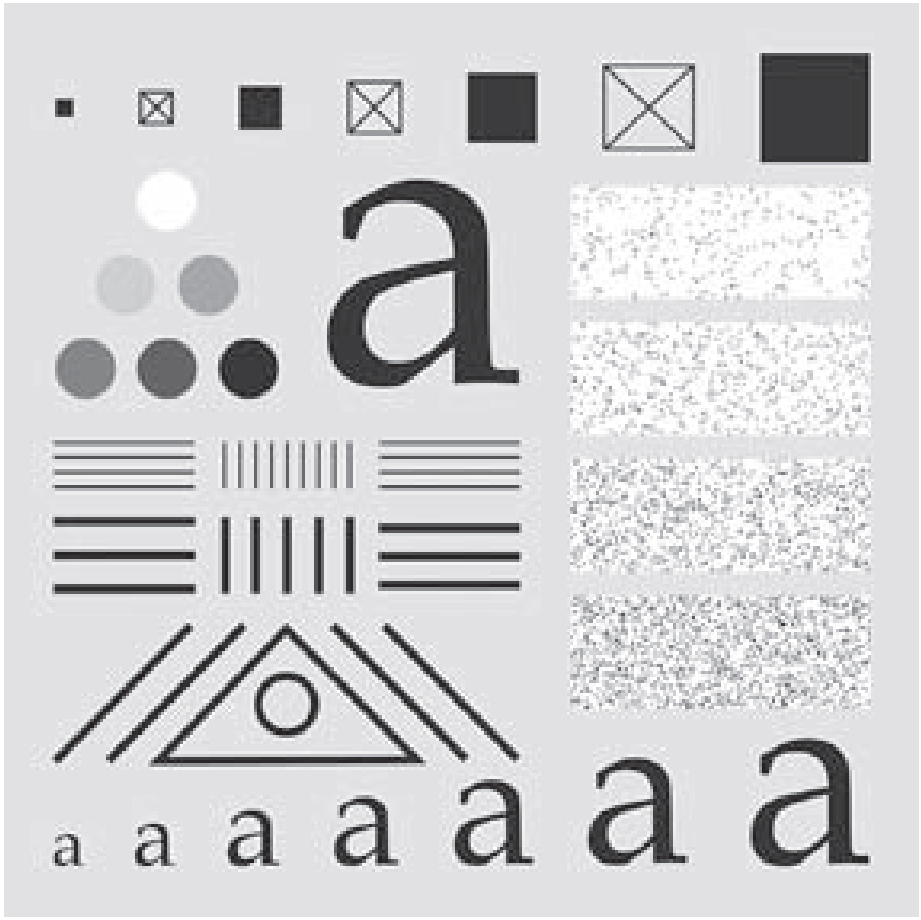
//> input picture Image/Screenshot 2025-05-15 001732.png, 921 x 920 px
$ ./Resize1   (built with g++ and OpenCV 4)
//> lines starting //> are read from the running program, lines starting //| are printed output that depends on the picture; after the words box and inside, x2 and y2 are one past the last pixel; in counts of white or black regions, pixels touching at a corner belong together
#include <opencv2/opencv.hpp>
#include <iostream>

using namespace cv;
using namespace std;

int main()
{
    // Đọc ảnh màu
    Mat img = imread("D:/FresherXavisTech/Image/Screenshot 2025-05-15 001732.png", IMREAD_GRAYSCALE);
//> img: 920 rows x 921 cols, CV_8UC1; min 34, max 255, mean 209.4
    if (img.empty()) {
        cout << "Cannot open the image!" << endl;
        return -1;
    }

    // Giảm kích thước ảnh: N/2 và N/4
    Mat img_half, img_quarter, imgUp;
    pyrDown(img, img_half);       // N/2
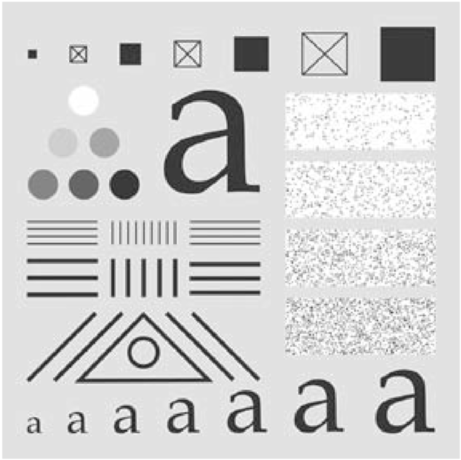
//> img_half: 460 rows x 461 cols, CV_8UC1; min 34, max 255, mean 209.4
    pyrDown(img_half, img_quarter); // N/4
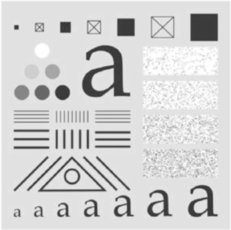
//> img_quarter: 230 rows x 231 cols, CV_8UC1; min 51, max 255, mean 209.5
    pyrUp(img_half, imgUp);
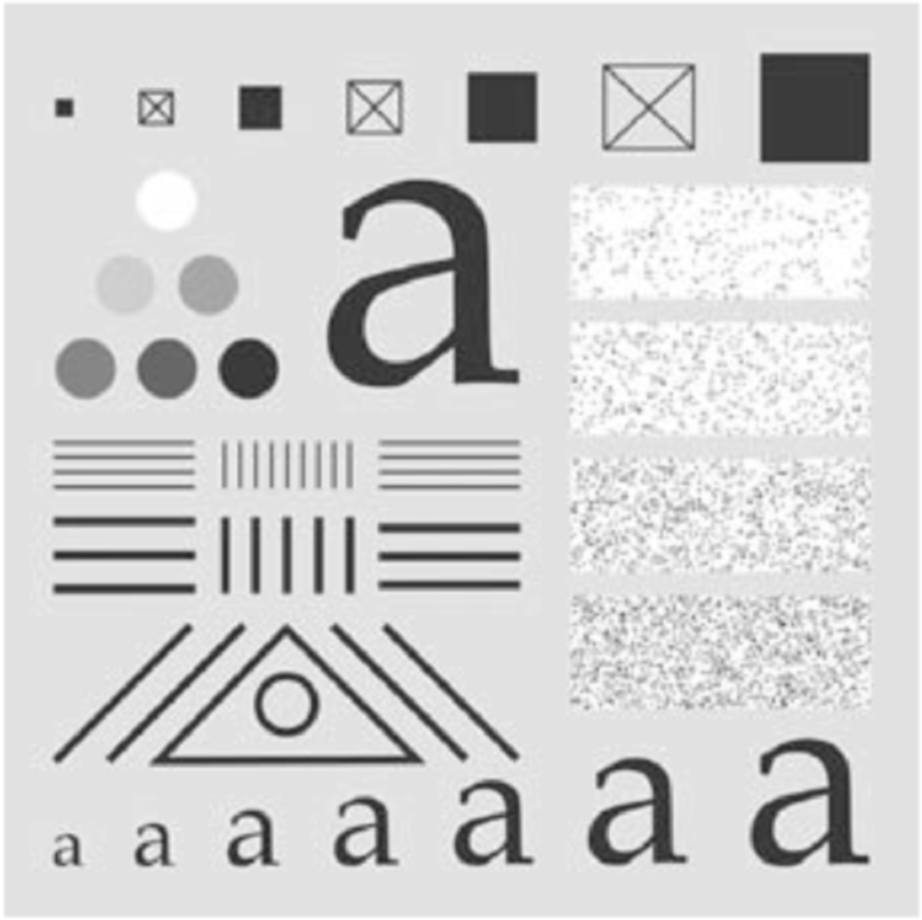
//> imgUp: 920 rows x 922 cols, CV_8UC1; min 36, max 255, mean 209.5

    // Áp dụng Canny edge detection
    Mat edges_original, edges_half, edges_quarter, edges_imgUp;
    Canny(img, edges_original, 100, 200);
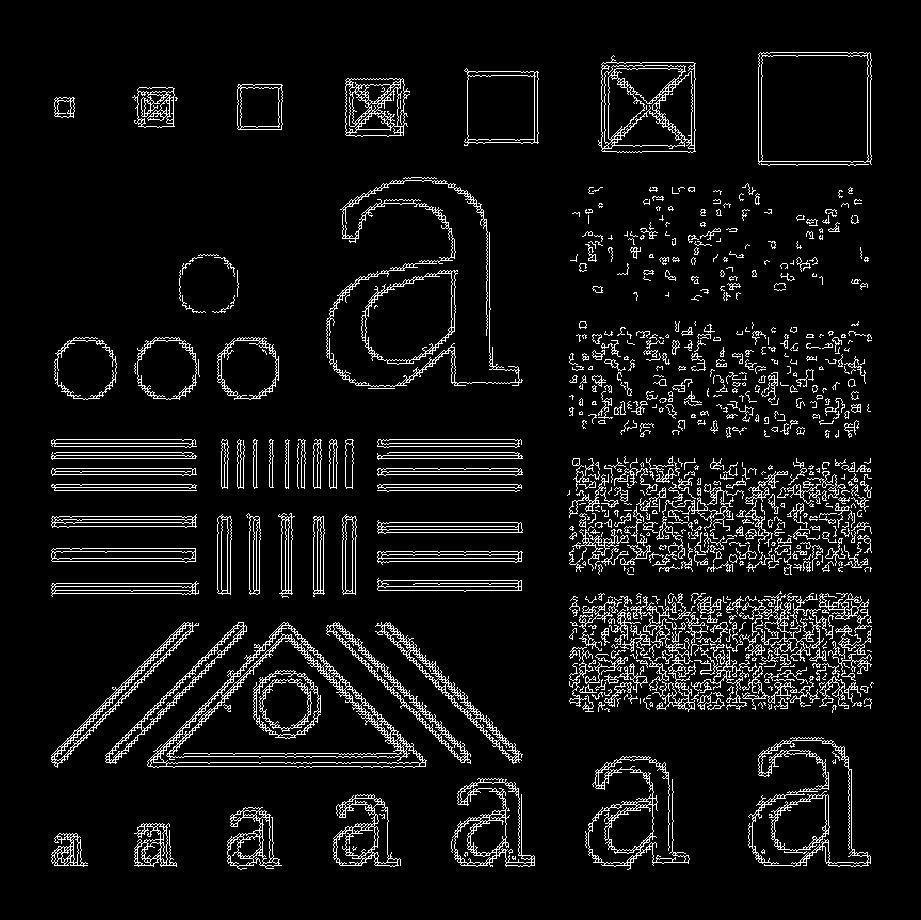
//> edges_original: 920 rows x 921 cols, CV_8UC1; 7% white in thin lines or dots, all inside (x1, y1, x2, y2) = (51, 52, 874, 870)
    Canny(img_half, edges_half, 100, 200);
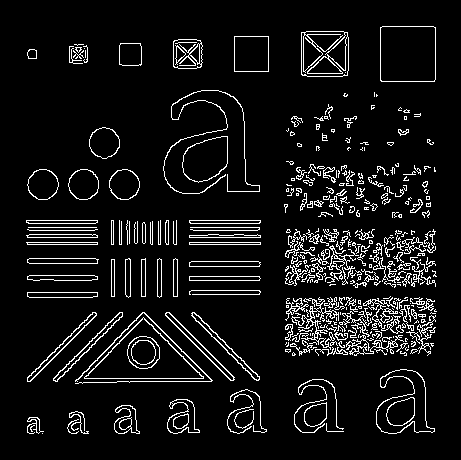
//> edges_half: 460 rows x 461 cols, CV_8UC1; 7.9% white in thin lines or dots, all inside (x1, y1, x2, y2) = (26, 26, 437, 434)
    Canny(img_quarter, edges_quarter, 100, 200);
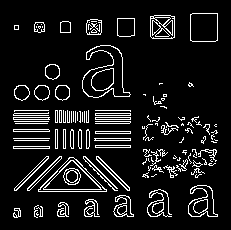
//> edges_quarter: 230 rows x 231 cols, CV_8UC1; 9.7% white in thin lines or dots, all inside (x1, y1, x2, y2) = (13, 13, 218, 218)
    Canny(imgUp, edges_imgUp, 100, 200);
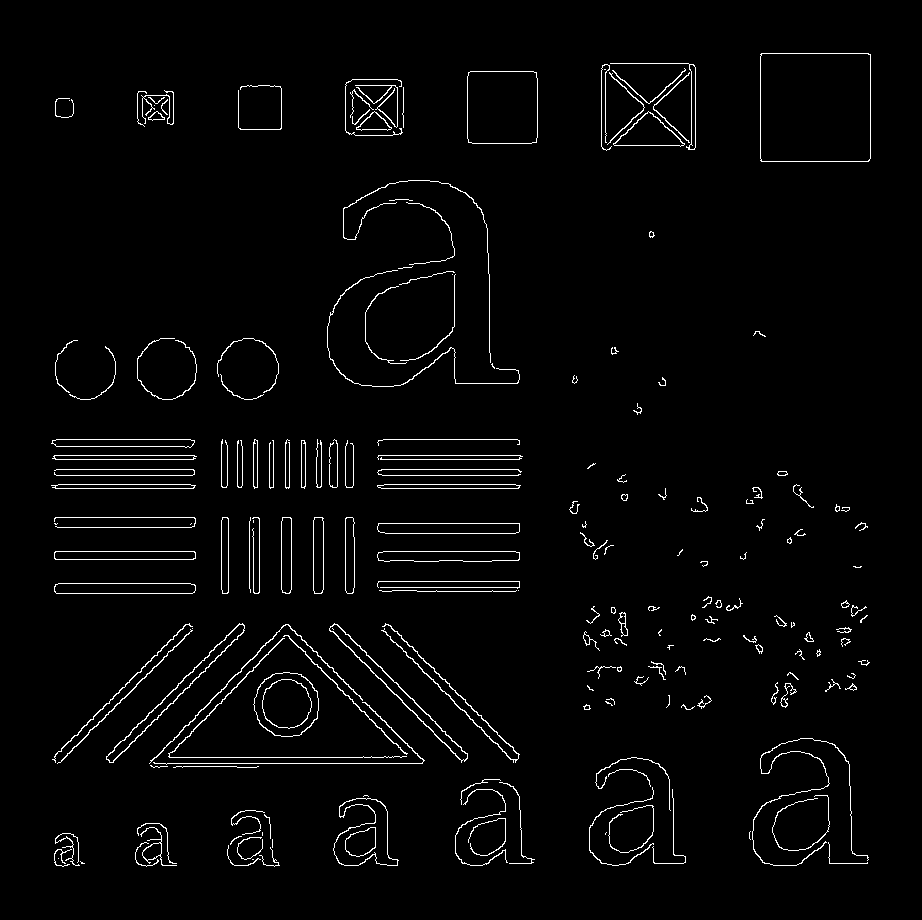
//> edges_imgUp: 920 rows x 922 cols, CV_8UC1; 2.5% white in thin lines or dots, all inside (x1, y1, x2, y2) = (51, 53, 871, 867)

    // Hiển thị kết quả
    imshow("Original Image", img);
    imshow("Edges - Original", edges_original);

    imshow("Image N/2", img_half);
    imshow("Edges - N/2", edges_half);

    //imshow("Image N/4", img_quarter);
    //imshow("Edges - N/4", edges_quarter);

    imshow("Img Up", imgUp);
    imshow("Edges ImgUp", edges_imgUp);

    waitKey(0);
    return 0;
}

$ run again, with Image/Screenshot 2025-05-06 151710.png copied over Image/Screenshot 2025-05-15 001732.png
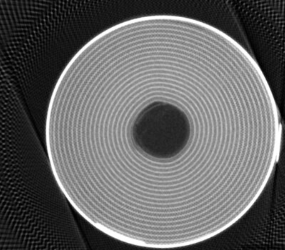
//> input picture Image/Screenshot 2025-05-06 151710.png, 285 x 250 px
//> `Canny(img, edges_original, 100, 200);`:
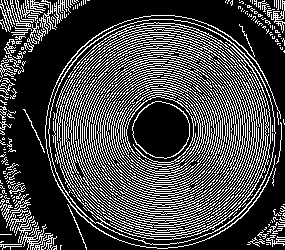
//> edges_original: 250 rows x 285 cols, CV_8UC1; 28% white in thin lines or dots
//> edges_half: 125 rows x 143 cols, CV_8UC1; 4.7% white in thin lines or dots, all inside (x1, y1, x2, y2) = (22, 5, 142, 125)
//> edges_quarter: 63 rows x 72 cols, CV_8UC1; 7.1% white in thin lines or dots, all inside (x1, y1, x2, y2) = (11, 3, 71, 63)
//> `Canny(imgUp, edges_imgUp, 100, 200);`:
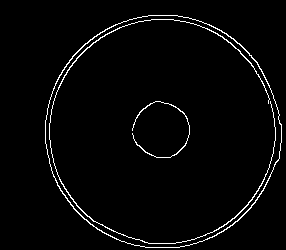
//> edges_imgUp: 250 rows x 286 cols, CV_8UC1; 2.6% white in thin lines or dots, all inside (x1, y1, x2, y2) = (45, 15, 282, 248)
